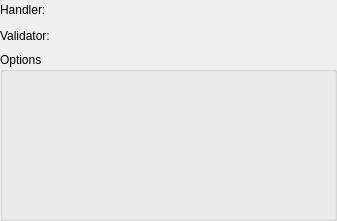
<?xml version="1.0" encoding="UTF-8"?>
<ui version="4.0">
 <class>ForeignDataWrapperWidget</class>
 <widget class="QWidget" name="ForeignDataWrapperWidget">
  <property name="geometry">
   <rect>
    <x>0</x>
    <y>0</y>
    <width>337</width>
    <height>221</height>
   </rect>
  </property>
  <property name="minimumSize">
   <size>
    <width>0</width>
    <height>0</height>
   </size>
  </property>
  <layout class="QGridLayout" name="fdw_grid">
   <property name="leftMargin">
    <number>0</number>
   </property>
   <property name="topMargin">
    <number>0</number>
   </property>
   <property name="rightMargin">
    <number>0</number>
   </property>
   <property name="bottomMargin">
    <number>0</number>
   </property>
   <item row="1" column="0">
    <widget class="QLabel" name="func_validator_lbl">
     <property name="sizePolicy">
      <sizepolicy hsizetype="Fixed" vsizetype="Preferred">
       <horstretch>0</horstretch>
       <verstretch>0</verstretch>
      </sizepolicy>
     </property>
     <property name="minimumSize">
      <size>
       <width>0</width>
       <height>0</height>
      </size>
     </property>
     <property name="text">
      <string>Validator:</string>
     </property>
    </widget>
   </item>
   <item row="0" column="0">
    <widget class="QLabel" name="func_handler_lbl">
     <property name="sizePolicy">
      <sizepolicy hsizetype="Fixed" vsizetype="Preferred">
       <horstretch>0</horstretch>
       <verstretch>0</verstretch>
      </sizepolicy>
     </property>
     <property name="minimumSize">
      <size>
       <width>0</width>
       <height>0</height>
      </size>
     </property>
     <property name="text">
      <string>Handler:</string>
     </property>
    </widget>
   </item>
   <item row="2" column="0" colspan="3">
    <widget class="QGroupBox" name="options_gb">
     <property name="title">
      <string>Options</string>
     </property>
    </widget>
   </item>
   <item row="1" column="1" colspan="2">
    <widget class="QWidget" name="func_validator_wgt" native="true">
     <property name="sizePolicy">
      <sizepolicy hsizetype="Preferred" vsizetype="Fixed">
       <horstretch>0</horstretch>
       <verstretch>0</verstretch>
      </sizepolicy>
     </property>
     <property name="minimumSize">
      <size>
       <width>0</width>
       <height>20</height>
      </size>
     </property>
    </widget>
   </item>
   <item row="0" column="1" colspan="2">
    <widget class="QWidget" name="func_handler_wgt" native="true">
     <property name="sizePolicy">
      <sizepolicy hsizetype="Preferred" vsizetype="Fixed">
       <horstretch>0</horstretch>
       <verstretch>0</verstretch>
      </sizepolicy>
     </property>
     <property name="minimumSize">
      <size>
       <width>0</width>
       <height>20</height>
      </size>
     </property>
    </widget>
   </item>
  </layout>
 </widget>
 <resources/>
 <connections/>
</ui>
